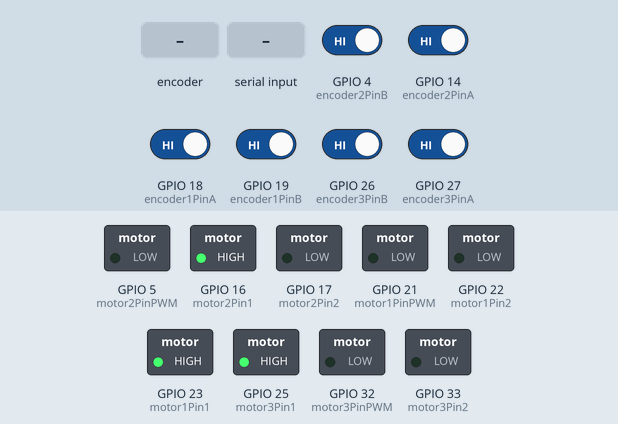
A sketch run on a simulated ESP32. On the bench: switched loads named in the sketch (green lamp = pin HIGH). Inputs (shaded band) come from the test bench; at power-on: GPIO 4 (encoder2PinB), GPIO 14 (encoder2PinA), GPIO 18 (encoder1PinA), GPIO 19 (encoder1PinB), GPIO 26 (encoder3PinB), GPIO 27 (encoder3PinA) HIGH. Nothing arrives over Bluetooth unless stated; what the sketch prints to the serial monitor is not drawn.

Above: at 1.2 s.
1.3 s: rotary encoder on GPIO 14 (encoder2PinA) / GPIO 19 (encoder1PinB) turned 3 steps (first pin leading)
At 2.6 s:
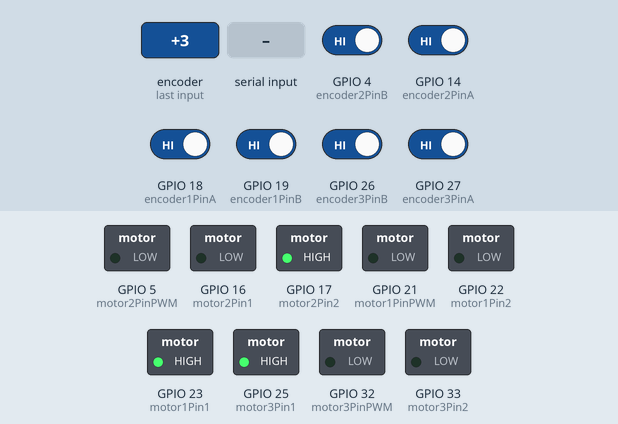
3.4 s: "1\n" received over the second serial link
At 3.55 s:
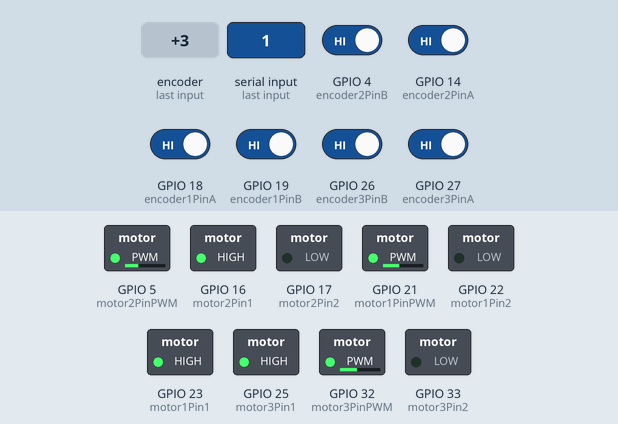
At 4.7 s:
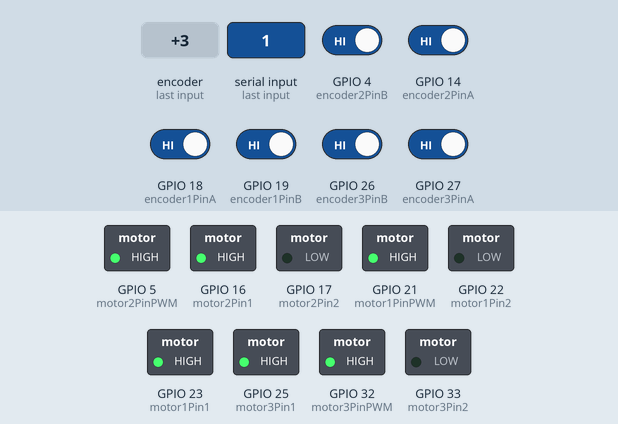
Timing chart, 0 to 6.4 s (numbered marks = the images above; inputs shaded):
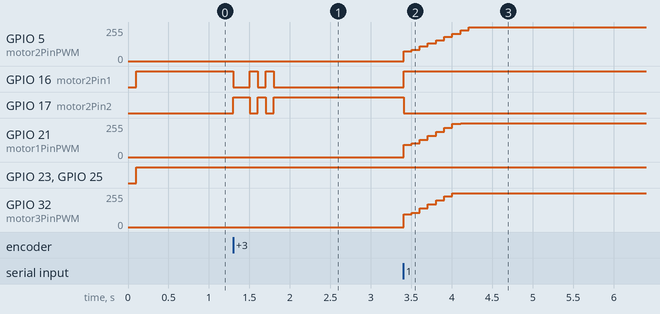

Measured:
- after the input at 1.3 s, GPIO 16 (motor2Pin1): goes LOW 0.20 s, HIGH 0.10 s, LOW 0.10 s, HIGH 0.10 s, then LOW, starting at once; GPIO 17 (motor2Pin2): goes HIGH 0.20 s, LOW 0.10 s, HIGH 0.10 s, LOW 0.10 s, then HIGH, starting at once
- after the input at 3.4 s, GPIO 5 (motor2PinPWM): moves from 0/255 to 255/255 over 0.80 s, starting at once; GPIO 16 (motor2Pin1): LOW → HIGH at once

The sketch:

MotoresPID.ino
```cpp
#include <motorPID.h>
#include "BluetoothSerial.h"

// Verifica si la configuración de Bluetooth está habilitada en el ESP32
#if !defined(CONFIG_BT_ENABLED) || !defined(CONFIG_BLUEDROID_ENABLED)
#error Bluetooth is not enabled! Please run `make menuconfig` to and enable it
#endif

BluetoothSerial SerialBT; // Objeto para manejar Bluetooth

//// Tiempo de muestreo //////
unsigned long lastTime, sampleTime = 100;

///// COMUNICACION SERIAL ///////
String inputString = "";
bool stringComplete = false;
const char separador = ',';
const int dataLength = 3;     //Recibir 3 velocidades de referencia
double data[dataLength];

// Variables PWM
const int freq = 1000;  // Frecuencia en Hz
const int resolution = 10;  // Resolución en bits

int dutyCycle1 = 0;  // Ciclo de trabajo inicial para el motor 1
int dutyCycle2 = 0;  // Ciclo de trabajo inicial para el motor 2
int dutyCycle3 = 0;  // Ciclo de trabajo inicial para el motor 3

// Pines del Motor 1
const int motor1PinPWM = 21;  //Pin para mandar la señal PWM
const int motor1Pin1 = 23;  // Pin para controlar direccion
const int motor1Pin2 = 22;  // Pin para controlar direccion
const int encoder1PinA = 18;  // Pin para la señal A del encoder
const int encoder1PinB = 19;  // Pin para la señal B del encoder

/// Variables para conteo Encoder////  Cuenta de 1980 = 4 (resolucion) * 11 (ppr) * 45(ratio engranes)
volatile int n1 = 0;
volatile int antA1 = 0;
volatile int antB1 = 0;
volatile int actA1 = 0;
volatile int actB1 = 0;

// Pines del Motor 2
const int motor2PinPWM = 5;
const int motor2Pin1 = 16;
const int motor2Pin2 = 17;
const int encoder2PinA = 14;
const int encoder2PinB = 4;

//vARIABLES ENCODER 2
volatile int n2 = 0;
volatile int antA2 = 0;
volatile int antB2 = 0;
volatile int actA2 = 0;
volatile int actB2 = 0;

// Pines del Motor 3
const int motor3PinPWM = 32;
const int motor3Pin1 = 25;
const int motor3Pin2 = 33;
const int encoder3PinA = 27;
const int encoder3PinB = 26;

//VARIABLES ENCODER 3
volatile int n3 = 0;
volatile int antA3 = 0;
volatile int antB3 = 0;
volatile int actA3 = 0;
volatile int actB3 = 0;

///// Variables para velocidad ////// Velocidad maxima 10.0 rad/s
// VELOCIDADES REALES
double w1 = 0;
double w2 = 0;
double w3 = 0;
const double constValue = 3.1733; // (1000 * 2 * pi)/R ---> R=1980 resolucion Encoder cuadruple

// VELOCIDADES DESEADEADAS (ROBOT)
double Vx = 0;
double Vy = 0;
double Wa = 0;

// VELOCIDADES DESEADAS (RUEDAS)
double VM1 = 0;
double VM2 = 0;
double VM3 = 0;

// VElocidades limite
double vMax = 10.5;
double vMin = 0.0;
double pwmMin = 0;
double pwmMax = 1023;

//////////////////////PID//////////////////////////////////////////
// PID parameters
double Kd = 0.40;
double Ti = 0.15;
double Td = 0.04;

/// Control del Motor//////
motorPID motor1(Kd, Ti, Td, sampleTime, vMax, vMin, pwmMax, pwmMin);
motorPID motor2(Kd, Ti, Td, sampleTime, vMax, vMin, pwmMax, pwmMin);
motorPID motor3(Kd, Ti, Td, sampleTime, vMax, vMin, pwmMax, pwmMin);

/////////////////////ROBOT////////////////////////////////////////
// Variables relacionadas al robot DEBEN DE ESTAR EN METROS Y RAD
const float L = 10;    //10 cm del centro del robot a la rueda
const float r = 2.3;   //radio de la llanta 2.3cm
const float Alpha = 30 * (M_PI / 180.0);  //Angulo alpha 30° a radianes

void setup() {
    //Comunicacion serial
  Serial.begin(115200);

  //Bluetooth
  SerialBT.begin("ESP32"); //Bluetooth device name
  Serial.println("Bluetooth iniciado");

  // Motor 1
  pinMode(motor1Pin1, OUTPUT);
  pinMode(motor1Pin2, OUTPUT);
  pinMode(motor1PinPWM, OUTPUT);

  // Motor 2
  pinMode(motor2Pin1, OUTPUT);
  pinMode(motor2Pin2, OUTPUT);
  pinMode(motor2PinPWM, OUTPUT);

  // Motor 3
  pinMode(motor3Pin1, OUTPUT);
  pinMode(motor3Pin2, OUTPUT);
  pinMode(motor3PinPWM, OUTPUT);

  // Configura las características del PWM para cada motor
  ledcSetup(0, freq, resolution);
  ledcSetup(1, freq, resolution);
  ledcSetup(2, freq, resolution);

  // Asocia los pines del motor con los canales PWM
  ledcAttachPin(motor1PinPWM, 0);
  ledcAttachPin(motor2PinPWM, 1);
  ledcAttachPin(motor3PinPWM, 2);

  // Establece los ciclos de trabajo iniciales
  ledcWrite(0, dutyCycle1);
  ledcWrite(1, dutyCycle2);
  ledcWrite(2, dutyCycle3);

  // Encoder 1
  pinMode(encoder1PinA, INPUT);
  pinMode(encoder1PinB, INPUT);
  attachInterrupt(digitalPinToInterrupt(encoder1PinA), encoder1, CHANGE);
  attachInterrupt(digitalPinToInterrupt(encoder1PinB), encoder1, CHANGE);

  // Encoder 2
  pinMode(encoder2PinA, INPUT);
  pinMode(encoder2PinB, INPUT);
  attachInterrupt(digitalPinToInterrupt(encoder2PinA), encoder2, CHANGE);
  attachInterrupt(digitalPinToInterrupt(encoder2PinB), encoder2, CHANGE);

  // Encoder 1
  pinMode(encoder3PinA, INPUT);
  pinMode(encoder3PinB, INPUT);
  attachInterrupt(digitalPinToInterrupt(encoder3PinA), encoder3, CHANGE);
  attachInterrupt(digitalPinToInterrupt(encoder3PinB), encoder3, CHANGE);
}

void loop() {
  if (SerialBT.available()) {
    serialEventBT();
  }

  //Comunicacion serial
  if(stringComplete){
    for (int i = 0; i <dataLength; i++){
      int index = inputString.indexOf(separador);
      data[i] = inputString.substring(0,index).toDouble();
      inputString = inputString.substring(index+1);
    }

    Vx = antiWindup(data[0]);
    Vy = antiWindup(data[1]);
    Wa = data[2];

    inputString = "";
    stringComplete = false;
  }

  //Ejecutar esto cada 100ms
  if(millis()-lastTime >= sampleTime){

    // Medir/Calcular Velocidad Real del motor
    //Calculo de velocidad en rad/s
    w1 = (constValue*n1) / (millis()-lastTime);
    w2 = (constValue*n2) / (millis()-lastTime);
    w3 = (constValue*n3) / (millis()-lastTime);

    //Actualizar last time
    lastTime = millis();

    // Resetear contadores
    n1 = 0;
    n2 = 0;
    n3 = 0;

    //Calculo de velocidad de cada motor Relacion VLineales y Vangulares /// Setpoints
    double m1 = (2*L*Wa - Vx + sqrt(3)*Vy) / (2*r);
    double m2 = (2*L*Wa - Vx - sqrt(3)*Vy) / (2*r);
    double m3 = (L*Wa + Vx) / r;

    //Calculo de velocidad del robot a partir de cada llanta
    double vx = -(r*(w1 + w2 - 2*w3)) /3;
    double vy = (sqrt(3) *r* (w1-w2)) /3;
    double w = (r*(w1 + w2 + w3)) / (3*L);

    // Vx max --> 0.25,0
    // Vx max y Vy --> 0.25,0.14
    // Vx max --> 0.2,0
    // Vx max y Vy --> 0.2,0.17

    // Vy max --> 0,0.28,0
    // Vy max y Vx --> 0.02,0.28
    // Vy max --> 0,0.2,0
    // Vy max y Vx --> 0.15,0.2

    ////////  CONCLUSION -> Vmax en X y Y es de 0.18 m/s

    // Calculo del PID
    VM1 = motor1.PID(m1, w1);
    VM2 = motor2.PID(m2, w2);
    VM3 = motor3.PID(m3, w3);

    // Checar sentido de giro
    dutyCycle1 = direccion(VM1, motor1Pin1, motor1Pin2);
    dutyCycle2 = direccion(VM2, motor2Pin1, motor2Pin2);
    dutyCycle3 = direccion(VM3, motor3Pin1, motor3Pin2);

    // Actualiza el ciclo de trabajo de la señal PWM
    ledcWrite(0, dutyCycle1);
    ledcWrite(1, dutyCycle2);
    ledcWrite(2, dutyCycle3);

    SerialBT.println(vx);
    //Serial.print(",");
    SerialBT.println(vy);
    //Serial.print(",");
    SerialBT.println(w);
  }
}

/////////////////COMUNICACION SERIAL/////////////////////////////////7
/*
void serialEvent(){
  while(Serial.available()){
    char inChar = (char)Serial.read();
    inputString += inChar;

    if(inChar == '\n'){
      stringComplete = true;
    }
  }
}*/

void serialEventBT() {
    while (SerialBT.available()) {
        char inChar = (char)SerialBT.read();
        inputString += inChar;

        if (inChar == '\n') {
            stringComplete = true;
        }
    }
}

//////////////////////////SENTIDO DE GIRO///////////////////////////
int direccion(int duty, int motorPin1, int motorPin2){
  if (duty >= 0 && duty <= 1023) {  //If positive turn to right
    digitalWrite(motorPin1, HIGH);
    digitalWrite(motorPin2, LOW);

  } else if (duty < 0 && duty >= -1023){ //If negative turn to left
    digitalWrite(motorPin2, HIGH);
    digitalWrite(motorPin1, LOW);
  }

  if (abs(duty)<100){
    duty = 0;
  }
  return abs(duty);
}

double antiWindup(double vel){
  ///Primero definir velocidades maximas
  double max = 25;
  if(vel > max){
    vel = max;
  }else if(vel < -max){
    vel = -max;
  }
  return vel;
}

/////////////////////////////////LEER ENCODERS//////////////////////////////////////
void encoder1(void){
  antA1 = actA1;
  antB1 = actB1;

  actA1 = digitalRead(encoder1PinA);
  actB1 = digitalRead(encoder1PinB);

  // Incrementos
  if(antA1 == 0 && antB1 == 0 && actA1 == 0 && actB1 == 1) n1++;
  if(antA1 == 0 && antB1 == 1 && actA1 == 1 && actB1 == 1) n1++;
  if(antA1 == 1 && antB1 == 0 && actA1 == 0 && actB1 == 0) n1++;
  if(antA1 == 1 && antB1 == 1 && actA1 == 1 && actB1 == 0) n1++;

  // Decrementos
  if(antA1 == 0 && antB1 == 0 && actA1 == 1 && actB1 ==  0) n1--;
  if(antA1 == 0 && antB1 == 1 && actA1 == 0 && actB1 ==  0) n1--;
  if(antA1 == 1 && antB1 == 0 && actA1 == 1 && actB1 ==  1) n1--;
  if(antA1 == 1 && antB1 == 1 && actA1 == 0 && actB1 ==  1) n1--;
}

void encoder2(void){
  antA2 = actA2;
  antB2 = actB2;

  actA2 = digitalRead(encoder2PinA);
  actB2 = digitalRead(encoder2PinB);

  // Incrementos
  if(antA2 == 0 && antB2 == 0 && actA2 == 0 && actB2 == 1) n2++;
  if(antA2 == 0 && antB2 == 1 && actA2 == 1 && actB2 == 1) n2++;
  if(antA2 == 1 && antB2 == 0 && actA2 == 0 && actB2 == 0) n2++;
  if(antA2 == 1 && antB2 == 1 && actA2 == 1 && actB2 == 0) n2++;

  // Decrementos
  if(antA2 == 0 && antB2 == 0 && actA2 == 1 && actB2 ==  0) n2--;
  if(antA2 == 0 && antB2 == 1 && actA2 == 0 && actB2 ==  0) n2--;
  if(antA2 == 1 && antB2 == 0 && actA2 == 1 && actB2 ==  1) n2--;
  if(antA2 == 1 && antB2 == 1 && actA2 == 0 && actB2 ==  1) n2--;
}

void encoder3(void){
  antA3 = actA3;
  antB3 = actB3;

  actA3 = digitalRead(encoder3PinA);
  actB3 = digitalRead(encoder3PinB);

  // Incrementos
  if(antA3 == 0 && antB3 == 0 && actA3 == 0 && actB3 == 1) n3++;
  if(antA3 == 0 && antB3 == 1 && actA3 == 1 && actB3 == 1) n3++;
  if(antA3 == 1 && antB3 == 0 && actA3 == 0 && actB3 == 0) n3++;
  if(antA3 == 1 && antB3 == 1 && actA3 == 1 && actB3 == 0) n3++;

  // Decrementos

  if(antA3 == 0 && antB3 == 0 && actA3 == 1 && actB3 ==  0) n3--;
  if(antA3 == 0 && antB3 == 1 && actA3 == 0 && actB3 ==  0) n3--;
  if(antA3 == 1 && antB3 == 0 && actA3 == 1 && actB3 ==  1) n3--;

  if(antA3 == 1 && antB3 == 1 && actA3 == 0 && actB3 ==  1) n3--;
}
```

motorPID.h
```cpp
#ifndef MOTORPID_H
#define MOTORPID_H

#include "Arduino.h"

class motorPID{
    public:
        motorPID(double, double, double, unsigned long, double, double, double, double);
		motorPID(unsigned long);

		double scalePWM(double);
		double scaleVel(double);

        double PID(double, double);

        bool reset();

        void setGains(double, double, double);

        void setSampleTime(unsigned long);

        void setPWMLimits(double, double);

		void setVelLimits(double, double);

		double getKp();
	    double getTi();
	    double getTd();

	private:
        double _Kp;            // Proportional gain
        double _Ti;            // Integral time gain
        double _Td;            // Derivative gain
        double _kp;
    	double _ti;
    	double _td;

    	double state[3];       // State array of length 4 to store e[k-1], e[k-2], u[k-1] and u[k-2]
	    double Ts;             // Sample time
        double _PWMMax;     // Maximum output value of the controller
        double _PWMMin;     // Minimum output value of the controller
		double _velMax;     // Maximum input value of the controller
        double _velMin;     // Minimum input value of the controller
};

#endif
```
